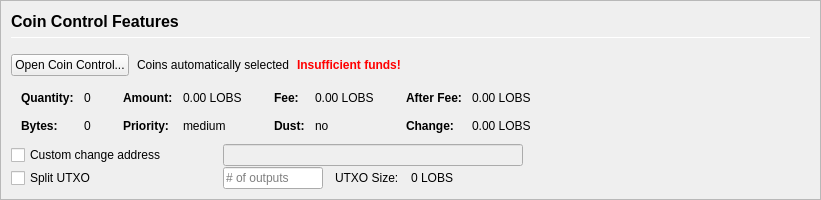
         <widget class="QFrame" name="frameCoinControl">
          <property name="sizePolicy">
           <sizepolicy hsizetype="Expanding" vsizetype="Expanding">
            <horstretch>0</horstretch>
            <verstretch>0</verstretch>
           </sizepolicy>
          </property>
          <property name="maximumSize">
           <size>
            <width>16777215</width>
            <height>16777215</height>
           </size>
          </property>
          <property name="frameShape">
           <enum>QFrame::StyledPanel</enum>
          </property>
          <property name="frameShadow">
           <enum>QFrame::Sunken</enum>
          </property>
          <layout class="QVBoxLayout" name="verticalLayoutCoinControl2">
           <property name="spacing">
            <number>0</number>
           </property>
           <property name="leftMargin">
            <number>0</number>
           </property>
           <property name="topMargin">
            <number>0</number>
           </property>
           <property name="rightMargin">
            <number>0</number>
           </property>
           <property name="bottomMargin">
            <number>0</number>
           </property>
           <item>
            <widget class="QFrame" name="frameCoinControl_BG">
             <layout class="QVBoxLayout" name="verticalLayoutCoinControl" stretch="0,0,0,0,0,0">
              <property name="spacing">
               <number>1</number>
              </property>
              <property name="leftMargin">
               <number>10</number>
              </property>
              <property name="topMargin">
               <number>10</number>
              </property>
              <item>
               <layout class="QHBoxLayout" name="horizontalLayoutCoinControl1">
                <property name="bottomMargin">
                 <number>15</number>
                </property>
                <item>
                 <layout class="QVBoxLayout" name="verticalLayout_3">
                  <property name="spacing">
                   <number>6</number>
                  </property>
                  <item>
                   <widget class="QLabel" name="labelCoinControlFeatures">
                    <property name="sizePolicy">
                     <sizepolicy hsizetype="Preferred" vsizetype="Maximum">
                      <horstretch>0</horstretch>
                      <verstretch>0</verstretch>
                     </sizepolicy>
                    </property>
                    <property name="minimumSize">
                     <size>
                      <width>0</width>
                      <height>20</height>
                     </size>
                    </property>
                    <property name="font">
                     <font>
                      <pointsize>12</pointsize>
                      <weight>75</weight>
                      <bold>true</bold>
                     </font>
                    </property>
                    <property name="styleSheet">
                     <string notr="true">font-weight:bold;</string>
                    </property>
                    <property name="text">
                     <string>Coin Control Features</string>
                    </property>
                   </widget>
                  </item>
                  <item>
                   <widget class="Line" name="line">
                    <property name="minimumSize">
                     <size>
                      <width>0</width>
                      <height>1</height>
                     </size>
                    </property>
                    <property name="maximumSize">
                     <size>
                      <width>16777215</width>
                      <height>1</height>
                     </size>
                    </property>
                    <property name="orientation">
                     <enum>Qt::Horizontal</enum>
                    </property>
                   </widget>
                  </item>
                 </layout>
                </item>
               </layout>
              </item>
              <item>
               <layout class="QHBoxLayout" name="horizontalLayoutCoinControl2" stretch="0,0,0,0">
                <property name="spacing">
                 <number>8</number>
                </property>
                <property name="bottomMargin">
                 <number>10</number>
                </property>
                <item>
                 <widget class="QPushButton" name="pushButtonCoinControl">
                  <property name="styleSheet">
                   <string notr="true"/>
                  </property>
                  <property name="text">
                   <string>Open Coin Control...</string>
                  </property>
                  <property name="autoDefault">
                   <bool>false</bool>
                  </property>
                 </widget>
                </item>
                <item>
                 <widget class="QLabel" name="labelCoinControlAutomaticallySelected">
                  <property name="text">
                   <string>Coins automatically selected</string>
                  </property>
                  <property name="margin">
                   <number>5</number>
                  </property>
                 </widget>
                </item>
                <item>
                 <widget class="QLabel" name="labelCoinControlInsuffFunds">
                  <property name="font">
                   <font>
                    <weight>75</weight>
                    <bold>true</bold>
                   </font>
                  </property>
                  <property name="styleSheet">
                   <string notr="true">color:red;font-weight:bold;</string>
                  </property>
                  <property name="text">
                   <string>Insufficient funds!</string>
                  </property>
                  <property name="margin">
                   <number>5</number>
                  </property>
                 </widget>
                </item>
                <item>
                 <spacer name="horizontalSpacerCoinControl">
                  <property name="orientation">
                   <enum>Qt::Horizontal</enum>
                  </property>
                  <property name="sizeHint" stdset="0">
                   <size>
                    <width>40</width>
                    <height>1</height>
                   </size>
                  </property>
                 </spacer>
                </item>
               </layout>
              </item>
              <item>
               <widget class="QWidget" name="widgetCoinControl" native="true">
                <property name="sizePolicy">
                 <sizepolicy hsizetype="Preferred" vsizetype="Preferred">
                  <horstretch>0</horstretch>
                  <verstretch>0</verstretch>
                 </sizepolicy>
                </property>
                <property name="minimumSize">
                 <size>
                  <width>0</width>
                  <height>0</height>
                 </size>
                </property>
                <property name="styleSheet">
                 <string notr="true"/>
                </property>
                <layout class="QHBoxLayout" name="horizontalLayoutCoinControl5">
                 <property name="leftMargin">
                  <number>0</number>
                 </property>
                 <property name="topMargin">
                  <number>0</number>
                 </property>
                 <property name="rightMargin">
                  <number>0</number>
                 </property>
                 <property name="bottomMargin">
                  <number>0</number>
                 </property>
                 <item>
                  <layout class="QHBoxLayout" name="horizontalLayoutCoinControl3" stretch="0,0,0,1">
                   <property name="spacing">
                    <number>20</number>
                   </property>
                   <property name="topMargin">
                    <number>0</number>
                   </property>
                   <property name="bottomMargin">
                    <number>10</number>
                   </property>
                   <item>
                    <layout class="QFormLayout" name="formLayoutCoinControl1">
                     <property name="horizontalSpacing">
                      <number>10</number>
                     </property>
                     <property name="verticalSpacing">
                      <number>14</number>
                     </property>
                     <property name="leftMargin">
                      <number>10</number>
                     </property>
                     <property name="topMargin">
                      <number>4</number>
                     </property>
                     <property name="rightMargin">
                      <number>6</number>
                     </property>
                     <item row="0" column="0">
                      <widget class="QLabel" name="labelCoinControlQuantityText">
                       <property name="font">
                        <font>
                         <weight>75</weight>
                         <bold>true</bold>
                        </font>
                       </property>
                       <property name="text">
                        <string>Quantity:</string>
                       </property>
                       <property name="margin">
                        <number>0</number>
                       </property>
                      </widget>
                     </item>
                     <item row="0" column="1">
                      <widget class="QLabel" name="labelCoinControlQuantity">
                       <property name="cursor">
                        <cursorShape>IBeamCursor</cursorShape>
                       </property>
                       <property name="contextMenuPolicy">
                        <enum>Qt::ActionsContextMenu</enum>
                       </property>
                       <property name="text">
                        <string notr="true">0</string>
                       </property>
                       <property name="margin">
                        <number>0</number>
                       </property>
                       <property name="textInteractionFlags">
                        <set>Qt::LinksAccessibleByMouse|Qt::TextSelectableByKeyboard|Qt::TextSelectableByMouse</set>
                       </property>
                      </widget>
                     </item>
                     <item row="1" column="0">
                      <widget class="QLabel" name="labelCoinControlBytesText">
                       <property name="font">
                        <font>
                         <weight>75</weight>
                         <bold>true</bold>
                        </font>
                       </property>
                       <property name="text">
                        <string>Bytes:</string>
                       </property>
                      </widget>
                     </item>
                     <item row="1" column="1">
                      <widget class="QLabel" name="labelCoinControlBytes">
                       <property name="cursor">
                        <cursorShape>IBeamCursor</cursorShape>
                       </property>
                       <property name="contextMenuPolicy">
                        <enum>Qt::ActionsContextMenu</enum>
                       </property>
                       <property name="text">
                        <string notr="true">0</string>
                       </property>
                       <property name="textInteractionFlags">
                        <set>Qt::LinksAccessibleByMouse|Qt::TextSelectableByKeyboard|Qt::TextSelectableByMouse</set>
                       </property>
                      </widget>
                     </item>
                    </layout>
                   </item>
                   <item>
                    <layout class="QFormLayout" name="formLayoutCoinControl2">
                     <property name="horizontalSpacing">
                      <number>10</number>
                     </property>
                     <property name="verticalSpacing">
                      <number>14</number>
                     </property>
                     <property name="leftMargin">
                      <number>6</number>
                     </property>
                     <property name="topMargin">
                      <number>4</number>
                     </property>
                     <property name="rightMargin">
                      <number>6</number>
                     </property>
                     <item row="0" column="0">
                      <widget class="QLabel" name="labelCoinControlAmountText">
                       <property name="font">
                        <font>
                         <weight>75</weight>
                         <bold>true</bold>
                        </font>
                       </property>
                       <property name="text">
                        <string>Amount:</string>
                       </property>
                       <property name="margin">
                        <number>0</number>
                       </property>
                      </widget>
                     </item>
                     <item row="0" column="1">
                      <widget class="QLabel" name="labelCoinControlAmount">
                       <property name="cursor">
                        <cursorShape>IBeamCursor</cursorShape>
                       </property>
                       <property name="contextMenuPolicy">
                        <enum>Qt::ActionsContextMenu</enum>
                       </property>
                       <property name="text">
                        <string notr="true">0.00 LOBS</string>
                       </property>
                       <property name="textInteractionFlags">
                        <set>Qt::LinksAccessibleByMouse|Qt::TextSelectableByKeyboard|Qt::TextSelectableByMouse</set>
                       </property>
                      </widget>
                     </item>
                     <item row="1" column="0">
                      <widget class="QLabel" name="labelCoinControlPriorityText">
                       <property name="font">
                        <font>
                         <weight>75</weight>
                         <bold>true</bold>
                        </font>
                       </property>
                       <property name="text">
                        <string>Priority:</string>
                       </property>
                      </widget>
                     </item>
                     <item row="1" column="1">
                      <widget class="QLabel" name="labelCoinControlPriority">
                       <property name="cursor">
                        <cursorShape>IBeamCursor</cursorShape>
                       </property>
                       <property name="contextMenuPolicy">
                        <enum>Qt::ActionsContextMenu</enum>
                       </property>
                       <property name="text">
                        <string>medium</string>
                       </property>
                       <property name="textInteractionFlags">
                        <set>Qt::LinksAccessibleByMouse|Qt::TextSelectableByKeyboard|Qt::TextSelectableByMouse</set>
                       </property>
                      </widget>
                     </item>
                    </layout>
                   </item>
                   <item>
                    <layout class="QFormLayout" name="formLayoutCoinControl3">
                     <property name="horizontalSpacing">
                      <number>10</number>
                     </property>
                     <property name="verticalSpacing">
                      <number>14</number>
                     </property>
                     <property name="leftMargin">
                      <number>6</number>
                     </property>
                     <property name="topMargin">
                      <number>4</number>
                     </property>
                     <property name="rightMargin">
                      <number>6</number>
                     </property>
                     <item row="0" column="0">
                      <widget class="QLabel" name="labelCoinControlFeeText">
                       <property name="font">
                        <font>
                         <weight>75</weight>
                         <bold>true</bold>
                        </font>
                       </property>
                       <property name="text">
                        <string>Fee:</string>
                       </property>
                       <property name="margin">
                        <number>0</number>
                       </property>
                      </widget>
                     </item>
                     <item row="0" column="1">
                      <widget class="QLabel" name="labelCoinControlFee">
                       <property name="cursor">
                        <cursorShape>IBeamCursor</cursorShape>
                       </property>
                       <property name="contextMenuPolicy">
                        <enum>Qt::ActionsContextMenu</enum>
                       </property>
                       <property name="text">
                        <string notr="true">0.00 LOBS</string>
                       </property>
                       <property name="textInteractionFlags">
                        <set>Qt::LinksAccessibleByMouse|Qt::TextSelectableByKeyboard|Qt::TextSelectableByMouse</set>
                       </property>
                      </widget>
                     </item>
                     <item row="1" column="0">
                      <widget class="QLabel" name="labelCoinControlLowOutputText">
                       <property name="font">
                        <font>
                         <weight>75</weight>
                         <bold>true</bold>
                        </font>
                       </property>
                       <property name="text">
                        <string>Dust:</string>
                       </property>
                      </widget>
                     </item>
                     <item row="1" column="1">
                      <widget class="QLabel" name="labelCoinControlLowOutput">
                       <property name="cursor">
                        <cursorShape>IBeamCursor</cursorShape>
                       </property>
                       <property name="contextMenuPolicy">
                        <enum>Qt::ActionsContextMenu</enum>
                       </property>
                       <property name="text">
                        <string>no</string>
                       </property>
                       <property name="textInteractionFlags">
                        <set>Qt::LinksAccessibleByMouse|Qt::TextSelectableByKeyboard|Qt::TextSelectableByMouse</set>
                       </property>
                      </widget>
                     </item>
                    </layout>
                   </item>
                   <item>
                    <layout class="QFormLayout" name="formLayoutCoinControl4">
                     <property name="horizontalSpacing">
                      <number>10</number>
                     </property>
                     <property name="verticalSpacing">
                      <number>14</number>
                     </property>
                     <property name="leftMargin">
                      <number>6</number>
                     </property>
                     <property name="topMargin">
                      <number>4</number>
                     </property>
                     <property name="rightMargin">
                      <number>6</number>
                     </property>
                     <item row="0" column="0">
                      <widget class="QLabel" name="labelCoinControlAfterFeeText">
                       <property name="font">
                        <font>
                         <weight>75</weight>
                         <bold>true</bold>
                        </font>
                       </property>
                       <property name="text">
                        <string>After Fee:</string>
                       </property>
                       <property name="margin">
                        <number>0</number>
                       </property>
                      </widget>
                     </item>
                     <item row="0" column="1">
                      <widget class="QLabel" name="labelCoinControlAfterFee">
                       <property name="cursor">
                        <cursorShape>IBeamCursor</cursorShape>
                       </property>
                       <property name="contextMenuPolicy">
                        <enum>Qt::ActionsContextMenu</enum>
                       </property>
                       <property name="text">
                        <string notr="true">0.00 LOBS</string>
                       </property>
                       <property name="textInteractionFlags">
                        <set>Qt::LinksAccessibleByMouse|Qt::TextSelectableByKeyboard|Qt::TextSelectableByMouse</set>
                       </property>
                      </widget>
                     </item>
                     <item row="1" column="0">
                      <widget class="QLabel" name="labelCoinControlChangeText">
                       <property name="font">
                        <font>
                         <weight>75</weight>
                         <bold>true</bold>
                        </font>
                       </property>
                       <property name="text">
                        <string>Change:</string>
                       </property>
                      </widget>
                     </item>
                     <item row="1" column="1">
                      <widget class="QLabel" name="labelCoinControlChange">
                       <property name="cursor">
                        <cursorShape>IBeamCursor</cursorShape>
                       </property>
                       <property name="contextMenuPolicy">
                        <enum>Qt::ActionsContextMenu</enum>
                       </property>
                       <property name="text">
                        <string notr="true">0.00 LOBS</string>
                       </property>
                       <property name="textInteractionFlags">
                        <set>Qt::LinksAccessibleByMouse|Qt::TextSelectableByKeyboard|Qt::TextSelectableByMouse</set>
                       </property>
                      </widget>
                     </item>
                    </layout>
                   </item>
                  </layout>
                 </item>
                </layout>
               </widget>
              </item>
              <item>
               <layout class="QHBoxLayout" name="horizontalLayoutCoinControl4">
                <property name="spacing">
                 <number>12</number>
                </property>
                <property name="sizeConstraint">
                 <enum>QLayout::SetDefaultConstraint</enum>
                </property>
                <property name="topMargin">
                 <number>0</number>
                </property>
                <property name="rightMargin">
                 <number>0</number>
                </property>
                <item>
                 <widget class="QCheckBox" name="checkBoxCoinControlChange">
                  <property name="sizePolicy">
                   <sizepolicy hsizetype="Preferred" vsizetype="Preferred">
                    <horstretch>0</horstretch>
                    <verstretch>0</verstretch>
                   </sizepolicy>
                  </property>
                  <property name="minimumSize">
                   <size>
                    <width>200</width>
                    <height>0</height>
                   </size>
                  </property>
                  <property name="maximumSize">
                   <size>
                    <width>200</width>
                    <height>16777215</height>
                   </size>
                  </property>
                  <property name="toolTip">
                   <string>If this is activated, but the change address is empty or invalid, change will be sent to a newly generated address.</string>
                  </property>
                  <property name="text">
                   <string>Custom change address</string>
                  </property>
                 </widget>
                </item>
                <item>
                 <widget class="QValidatedLineEdit" name="lineEditCoinControlChange">
                  <property name="enabled">
                   <bool>false</bool>
                  </property>
                  <property name="sizePolicy">
                   <sizepolicy hsizetype="Preferred" vsizetype="Preferred">
                    <horstretch>0</horstretch>
                    <verstretch>0</verstretch>
                   </sizepolicy>
                  </property>
                  <property name="minimumSize">
                   <size>
                    <width>300</width>
                    <height>0</height>
                   </size>
                  </property>
                 </widget>
                </item>
                <item>
                 <widget class="QLabel" name="labelCoinControlChangeLabel">
                  <property name="sizePolicy">
                   <sizepolicy hsizetype="Preferred" vsizetype="Preferred">
                    <horstretch>0</horstretch>
                    <verstretch>0</verstretch>
                   </sizepolicy>
                  </property>
                  <property name="minimumSize">
                   <size>
                    <width>100</width>
                    <height>0</height>
                   </size>
                  </property>
                  <property name="text">
                   <string/>
                  </property>
                  <property name="margin">
                   <number>3</number>
                  </property>
                 </widget>
                </item>
               </layout>
              </item>
              <item>
               <layout class="QHBoxLayout" name="horizontalLayoutCoinControl6">
                <property name="spacing">
                 <number>12</number>
                </property>
                <property name="rightMargin">
                 <number>0</number>
                </property>
                <item>
                 <widget class="QCheckBox" name="splitBlockCheckBox">
                  <property name="sizePolicy">
                   <sizepolicy hsizetype="Preferred" vsizetype="Preferred">
                    <horstretch>0</horstretch>
                    <verstretch>0</verstretch>
                   </sizepolicy>
                  </property>
                  <property name="minimumSize">
                   <size>
                    <width>200</width>
                    <height>0</height>
                   </size>
                  </property>
                  <property name="maximumSize">
                   <size>
                    <width>200</width>
                    <height>16777215</height>
                   </size>
                  </property>
                  <property name="text">
                   <string>Split UTXO</string>
                  </property>
                 </widget>
                </item>
                <item>
                 <widget class="QLineEdit" name="splitBlockLineEdit">
                  <property name="sizePolicy">
                   <sizepolicy hsizetype="Preferred" vsizetype="Preferred">
                    <horstretch>50</horstretch>
                    <verstretch>0</verstretch>
                   </sizepolicy>
                  </property>
                  <property name="minimumSize">
                   <size>
                    <width>100</width>
                    <height>0</height>
                   </size>
                  </property>
                  <property name="maximumSize">
                   <size>
                    <width>100</width>
                    <height>16777215</height>
                   </size>
                  </property>
                  <property name="placeholderText">
                   <string># of outputs</string>
                  </property>
                 </widget>
                </item>
                <item>
                 <widget class="QLabel" name="labelBlockSizeText">
                  <property name="text">
                   <string>UTXO Size:</string>
                  </property>
                 </widget>
                </item>
                <item>
                 <widget class="QLabel" name="labelBlockSize">
                  <property name="text">
                   <string>0 LOBS</string>
                  </property>
                 </widget>
                </item>
                <item>
                 <spacer name="horizontalSpacer_7">
                  <property name="orientation">
                   <enum>Qt::Horizontal</enum>
                  </property>
                  <property name="sizeHint" stdset="0">
                   <size>
                    <width>40</width>
                    <height>20</height>
                   </size>
                  </property>
                 </spacer>
                </item>
               </layout>
              </item>
              <item>
               <spacer name="verticalSpacerCoinControl">
                <property name="orientation">
                 <enum>Qt::Vertical</enum>
                </property>
                <property name="sizeHint" stdset="0">
                 <size>
                  <width>800</width>
                  <height>1</height>
                 </size>
                </property>
               </spacer>
              </item>
             </layout>
            </widget>
           </item>
          </layout>
         </widget>
